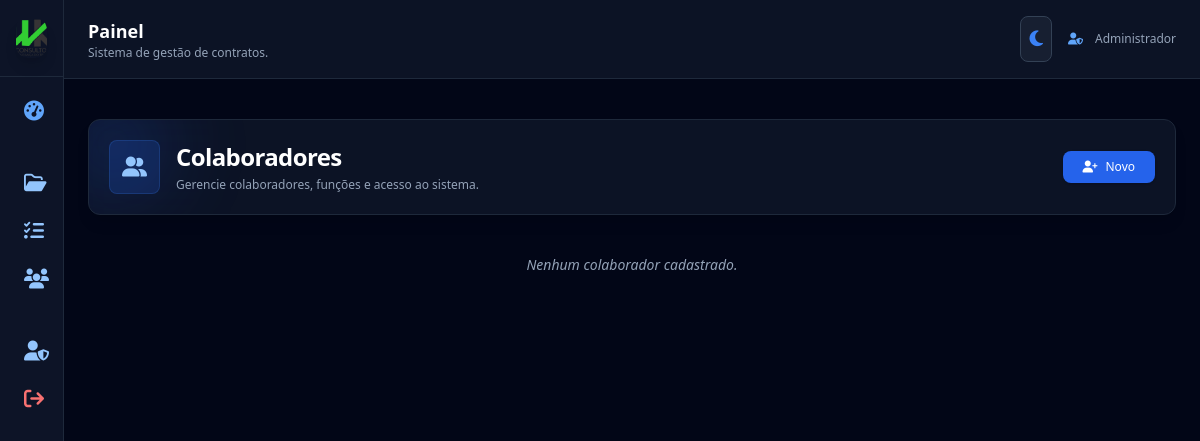
The page /colaboradores (signed in) on the database as committed earlier.
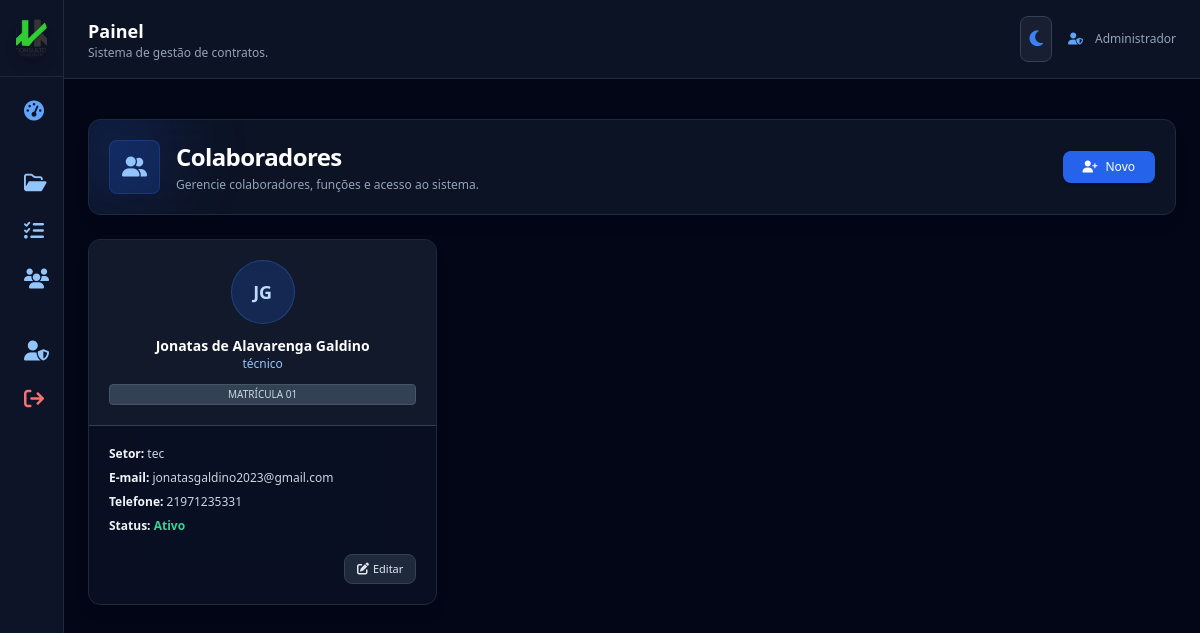
The same page on the database as committed later.
### app.py (models this page shows, shortened)
class User(UserMixin, db.Model):
    id = db.Column(db.Integer, primary_key=True)
    name = db.Column(db.String(120))
    email = db.Column(db.String(120), unique=True)
    password = db.Column(db.String(255))
    role = db.Column(db.String(20))

class Collaborator(db.Model):
    id = db.Column(db.Integer, primary_key=True)
    matricula = db.Column(db.String(20), unique=True)
    nome = db.Column(db.String(150))
    email = db.Column(db.String(120), unique=True)
    telefone = db.Column(db.String(20))
    setor = db.Column(db.String(120))
    funcao = db.Column(db.String(120))
    foto = db.Column(db.String(255))
    ativo = db.Column(db.Boolean, default=True)
    password = db.Column(db.String(255))
    created_at = db.Column(db.DateTime, default=datetime.utcnow)

### app.py (the view)
@app.route("/colaboradores")
@login_required
def colaboradores():
    if current_user.role != "admin":
        return redirect("/")
    colaboradores = Collaborator.query.order_by(Collaborator.nome).all()
    return render_template("colaboradores.html", colaboradores=colaboradores)

### app.py (called while the page is built, shortened)
@login_manager.user_loader
def load_user(user_id):
    return User.query.get(int(user_id))

@app.before_request
def criar_admin_automatico():
    admin = User.query.filter_by(email="admin@admin.com").first()

### templates/colaboradores.html (shortened to what this page needs)
{% extends "base.html" %}
{% block content %}
<section class="mb-6">
  <div class="rounded-xl p-5
              bg-white/80 dark:bg-slate-900/80
              backdrop-blur-xl border
              border-slate-300 dark:border-slate-800
              shadow-lg flex items-center justify-between
              relative overflow-hidden">
    <div class="absolute -top-8 -left-8 w-28 h-28
                bg-blue-500/10 dark:bg-blue-600/20
                blur-2xl rounded-full"></div>
    <div class="relative flex items-center gap-4">
      <div class="p-3 bg-blue-500/10 dark:bg-blue-600/20
                  rounded-lg border border-blue-300/30 dark:border-blue-500/20">
        <i class="fa-solid fa-user-group text-blue-600 dark:text-blue-300 text-xl"></i>
      </div>
      <div>
        <h1 class="text-2xl font-bold text-slate-800 dark:text-white tracking-tight">
          Colaboradores
        </h1>
        <p class="text-xs text-slate-600 dark:text-slate-400 mt-1">
          Gerencie colaboradores, funções e acesso ao sistema.
        </p>
      </div>
    </div>
    <button onclick="abrirModalColab()"
      class="px-5 py-2 bg-blue-600 hover:bg-blue-700
             text-white text-xs rounded-lg shadow flex items-center gap-2">
      <i class="fa-solid fa-user-plus"></i>
      Novo
    </button>
  </div>
</section>
{% if colaboradores %}
<div class="grid grid-cols-1 sm:grid-cols-2 lg:grid-cols-3 xl:grid-cols-4 gap-5">
  {% for c in colaboradores %}
  <div class="rounded-xl border
              bg-white/80 dark:bg-slate-900/60
              backdrop-blur-xl shadow-lg overflow-hidden
              border-slate-300 dark:border-slate-800
              hover:border-blue-400 dark:hover:border-blue-500/50
              transition-all">
    <div class="bg-slate-200/50 dark:bg-slate-800/40
                border-b border-slate-300 dark:border-slate-700
                p-5 text-center">
      <div class="mx-auto w-16 h-16 rounded-full
                  bg-blue-500/10 dark:bg-blue-600/20
                  border border-blue-300/40 dark:border-blue-500/30
                  flex items-center justify-center
                  text-lg font-semibold text-blue-700 dark:text-blue-200">
        {{ c.nome.split()[0][0] }}{{ c.nome.split()[-1][0] }}
      </div>
      <h3 class="text-slate-800 dark:text-white font-semibold mt-3 text-sm">{{ c.nome }}</h3>
      <p class="text-xs text-blue-700 dark:text-blue-300">{{ c.funcao }}</p>
      <span class="block mt-3 text-[10px] px-2 py-0.5
                   rounded bg-slate-300 dark:bg-slate-700
                   text-slate-700 dark:text-slate-300
                   border border-slate-400 dark:border-slate-600">
        MATRÍCULA {{ c.matricula }}
      </span>
    </div>
    <div class="p-5 text-slate-700 dark:text-slate-300 text-xs space-y-2">
      <p><strong class="text-slate-900 dark:text-slate-100">Setor:</strong> {{ c.setor }}</p>
      <p><strong class="text-slate-900 dark:text-slate-100">E-mail:</strong> {{ c.email or "-" }}</p>
      <p><strong class="text-slate-900 dark:text-slate-100">Telefone:</strong> {{ c.telefone or "-" }}</p>
      <p>
        <strong class="text-slate-900 dark:text-slate-100">Status:</strong>
        {% if c.ativo %}
          <span class="text-emerald-600 dark:text-emerald-400 font-semibold">Ativo</span>
        {% else %}
          <span class="text-red-600 dark:text-red-400 font-semibold">Inativo</span>
        {% endif %}
      </p>
      <div class="pt-3 flex justify-end">
        <button onclick="abrirModalEditar('{{ c.id }}')"
          class="px-3 py-1.5 bg-slate-200 dark:bg-slate-800
                 hover:bg-slate-300 dark:hover:bg-slate-700
                 text-slate-700 dark:text-slate-200 rounded-lg
                 text-[11px] border
                 border-slate-300 dark:border-slate-700
                 flex items-center gap-1">
          <i class="fa-solid fa-pen-to-square text-xs"></i> Editar
        </button>
      </div>
    </div>
  </div>
  {% endfor %}
</div>
{% else %}
<p class="text-slate-600 dark:text-slate-400 text-center mt-10 italic text-sm">
  Nenhum colaborador cadastrado.
</p>
{% endif %}
{% endblock %}

### templates/base.html (shortened to what this page needs)
<!doctype html>
<html lang="pt-BR" class="h-full">
<head>
  <script src="https://cdn.tailwindcss.com"></script>
  <link rel="stylesheet"
        href="https://cdnjs.cloudflare.com/ajax/libs/font-awesome/6.5.0/css/all.min.css"/>
</head>
<body class="h-full
             bg-slate-100 text-slate-800
             dark:bg-slate-950 dark:text-slate-100
             transition-colors duration-300">
<div class="min-h-screen flex">
  <aside
    class="group fixed top-0 left-0 h-full
           bg-white/90 border-r border-slate-200
           dark:bg-slate-900/90 dark:border-slate-800
           flex flex-col transition-all duration-300
           w-16 hover:w-56 overflow-hidden z-50">
      <div class="p-4 border-b
                  border-slate-200 dark:border-slate-800
                  flex items-center gap-3">
          <img src="{{ url_for('static', filename='logo.png') }}"
               class="w-10 h-10 rounded-xl object-cover shadow-lg">
      </div>
      <nav class="flex-1 p-3 space-y-1 text-sm">
        {% if current_user.is_authenticated %}
        {% if current_user.role == 'admin' %}
        <a href="{{ url_for('dashboard') }}"
           class="flex items-center gap-3 px-3 py-2 rounded-lg
                  hover:bg-slate-200 dark:hover:bg-slate-800/80
                  transition">
          <i class="fa-solid fa-gauge-high text-blue-500 dark:text-blue-400 text-xl"></i>
        </a>
        <a href="/contracts"
           class="flex items-center gap-3 px-3 py-2 rounded-lg
                  hover:bg-slate-200 dark:hover:bg-slate-800/80
                  transition">
          <i class="fa-regular fa-folder-open text-blue-500 dark:text-blue-300 text-xl"></i>
        </a>
        <a href="/atividades"
           class="flex items-center gap-3 px-3 py-2 rounded-lg
                  hover:bg-slate-200 dark:hover:bg-slate-800/80
                  transition">
          <i class="fa-solid fa-list-check text-blue-500 dark:text-blue-300 text-xl"></i>
        </a>
        <a href="/colaboradores"
           class="flex items-center gap-3 px-3 py-2 rounded-lg
                  hover:bg-slate-200 dark:hover:bg-slate-800/80
                  transition">
          <i class="fa-solid fa-users text-blue-500 dark:text-blue-300 text-xl"></i>
        </a>
        <a href="/administradores"
           class="flex items-center gap-3 px-3 py-2 rounded-lg
                  hover:bg-slate-200 dark:hover:bg-slate-800/80
                  transition">
          <i class="fa-solid fa-user-shield text-blue-500 dark:text-blue-300 text-xl"></i>
        </a>
        {% endif %}
        {% endif %}
        <a href="/logout"
           class="flex items-center gap-3 px-3 py-2 rounded-lg
                  hover:bg-red-100 dark:hover:bg-red-900/40
                  text-red-600 dark:text-red-400 mt-6 transition">
          <i class="fa-solid fa-arrow-right-from-bracket text-xl"></i>
        </a>
      </nav>
  </aside>
  <main class="flex-1 ml-16 group-hover:ml-56 transition-all duration-300">
    <header class="border-b
                   border-slate-200 dark:border-slate-800
                   bg-white/80 dark:bg-slate-900/80
                   backdrop-blur">
      <div class="max-w-7xl mx-auto px-6 py-4 flex items-center justify-between">
        <div>
          <h2 class="text-lg font-semibold
                     text-slate-800 dark:text-white">
            {{ page_title or 'Painel' }}
          </h2>
          <p class="text-xs
                    text-slate-600 dark:text-slate-400">
            Sistema de gestão de contratos.
          </p>
        </div>
        <div class="flex items-center gap-4">
          <button id="themeToggle"
                  class="p-2 rounded-lg border
                         border-slate-300 dark:border-slate-700
                         bg-white/80 dark:bg-slate-800/60
                         hover:bg-slate-100 dark:hover:bg-slate-700
                         transition">
            <i id="temaIcone" class="fa-solid fa-moon text-blue-500 text-lg"></i>
          </button>
          {% if current_user.is_authenticated %}
          <div class="flex items-center gap-3 text-xs
                      text-slate-600 dark:text-slate-400">
            <i class="fa-solid fa-user-shield text-blue-500 dark:text-blue-400"></i>
            {{ current_user.name }}
          </div>
          {% endif %}
        </div>
      </div>
    </header>
    <div class="max-w-7xl mx-auto px-6 pt-4">
    </div>
    <section class="max-w-7xl mx-auto px-6 py-6">
      {% block content %}{% endblock %}
    </section>
  </main>
</div>
</body>
</html>

### templates/base.html (style rules this page uses)
body { font-family: system-ui, -apple-system, BlinkMacSystemFont, "Inter", sans-serif; }

Rows that differ between the two databases and show on the page:
added Collaborator: nome "J", nome "G", nome "Jonatas de Alavarenga Galdino", funcao "técnico", matricula "01", setor "tec", email "jonatasgaldino2023@gmail.com", telefone "21971235331", ativo "Ativo"
Other text that changed with them:
text no longer shown: "Nenhum colaborador cadastrado."
